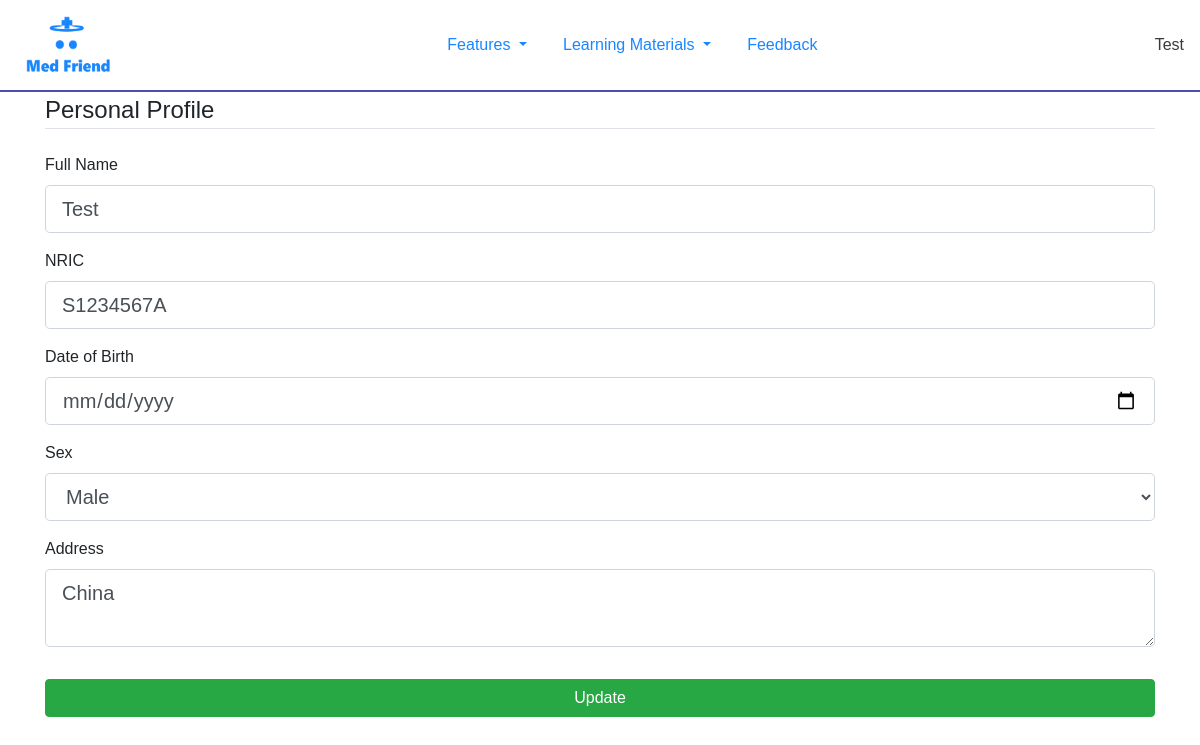
Before: /History (signed in) with the older database file.
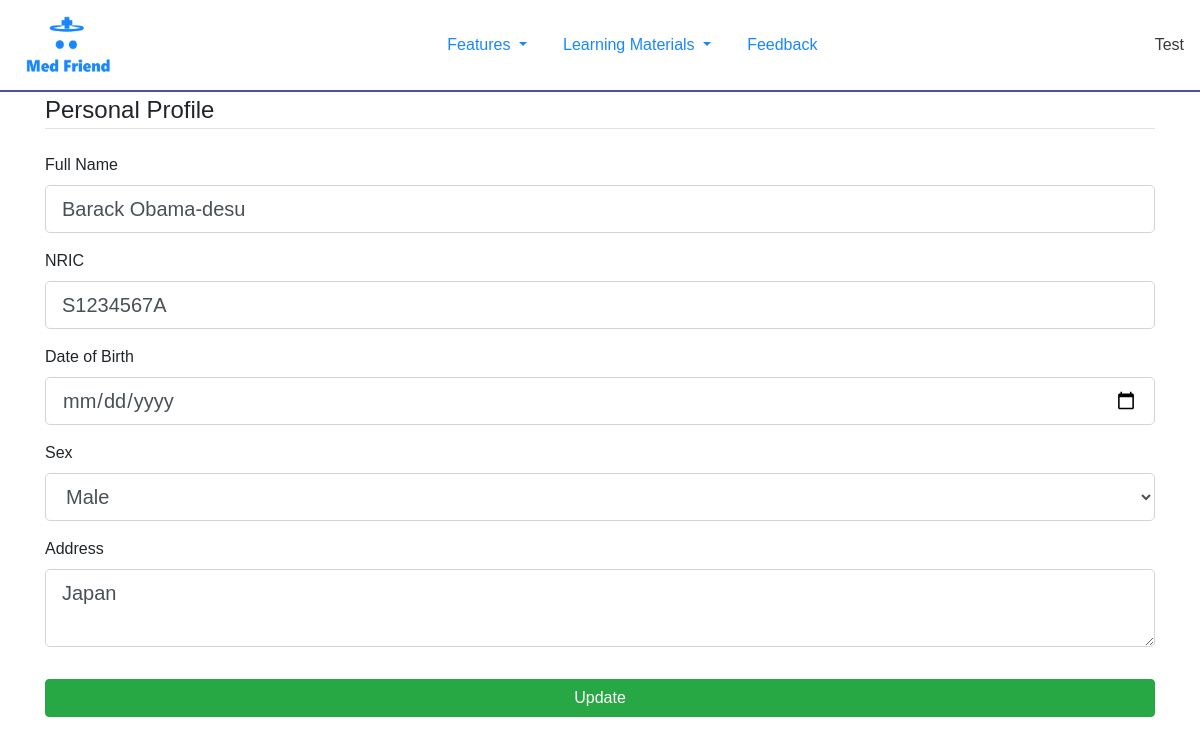
After: the same page with the newer database file.
### Flask/Models.py (models this page shows, shortened)
class Personal_Profile(db.Model):
    id = db.Column(db.Integer, primary_key=True)
    full_name = db.Column(db.String(60), nullable=True)
    nric = db.Column(db.String(9), unique=True, nullable=True)
    birthday = db.Column(db.DateTime, nullable=True)
    sex = db.Column(db.String(20), nullable=True)
    address = db.Column(db.String(100), nullable=True)
    user_id = db.Column(db.Integer, db.ForeignKey('user.id'), nullable=False)

### Flask/medical_history/routes.py (the view)
@medical_history.route("/History", methods = ['POST', 'GET'])
@login_required
def Personal_Details():
    form = Personal_Profile_Form()
    if form.validate_on_submit():
        if current_user.personal_profile == []:
            history = Personal_Profile(full_name=form.full_name.data,
                                       nric=form.nric.data,
                                       birthday=form.birthday.data,
                                       sex=form.sex.data,
                                       address=form.address.data,
                                       user_id=current_user.id)
            db.session.add(history)
        else:
            current_user.personal_profile[0].nric = form.nric.data
            current_user.personal_profile[0].full_name = form.full_name.data
            current_user.personal_profile[0].birthday = form.birthday.data
            current_user.personal_profile[0].sex = form.sex.data
            current_user.personal_profile[0].address = form.address.data
        db.session.commit()
        flash(f'Your personal details have been updated', 'success')
        return redirect(url_for('users.account'))
    elif current_user.personal_profile != [] and request.method == 'GET':
        form.full_name.data = current_user.personal_profile[0].full_name
        form.nric.data = current_user.personal_profile[0].nric
        form.birthday.data = current_user.personal_profile[0].birthday
        form.sex.data = current_user.personal_profile[0].sex
        form.address.data = current_user.personal_profile[0].address
    return render_template('Medical History/edit personal details.html', title="Update Personal Details", form=form)

### Flask/medical_history/forms.py (shortened to what this page needs)
class Personal_Profile_Form(FlaskForm):
    full_name = StringField("Full Name",
                            validators=[])
    nric = StringField("NRIC",
                       validators=[])
    birthday = DateField('Date of Birth', format='%d/%m/%Y', validators=[Optional()])
    sex = SelectField("Sex", choices=[('Not Set', "Not Set"), ('Male', 'Male'), ('Female', 'Female'), ('Others', 'Others')], validators=[])
    address = TextAreaField("Address", validators=[])
    submit = SubmitField('Update')

### Flask/Models.py (called while the page is built)
@login_manager.user_loader
def load_user(user_id):
    return User.query.get(int(user_id))

### Flask/templates/Medical History/edit personal details.html (shortened to what this page needs)
{% extends "layout.html" %}
{% block content %}
<div class="container">
    <form action="" method="post">
        <fieldset class="form-group">
            <legend class="border-bottom mb-4">Personal Profile</legend>
            <div class="form-group">
                {{ form.full_name.label(class="form-control-label") }}
                {% if form.full_name.errors %}
                {{ form.full_name(class="form-control form-control-lg is-invalid", placeholder="John Doe") }}
                <div class="invalid-feedback">
                    {% for error in form.full_name.errors %}
                    <span>{{ error }}</span>
                    {% endfor %}
                </div>
                {% else %}
                {{ form.full_name(class="form-control form-control-lg", placeholder="John Doe") }}
                {% endif %}
            </div>
            <div class="form-group">
                {{ form.nric.label(class="form-control-label") }}
                {% if form.nric.errors %}
                {{ form.nric(class="form-control form-control-lg is-invalid", placeholder="S1234567A") }}
                <div class="invalid-feedback">
                    {% for error in form.nric.errors %}
                    <span>{{ error }}</span>
                    {% endfor %}
                </div>
                {% else %}
                {{ form.nric(class="form-control form-control-lg", placeholder="S1234567A") }}
                {% endif %}
            </div>
            <div class="form-group">
                {{ form.birthday.label(class="form-control-label") }}
                {% if form.birthday.errors %}
                {{ form.birthday(class="form-control form-control-lg is-invalid", placeholder="dd/mm/yyyy") }}
                <div class="invalid-feedback">
                    {% for error in form.birthday.errors %}
                    <span>{{ error }}</span>
                    {% endfor %}
                </div>
                {% else %}
                {{ form.birthday(class="form-control form-control-lg", placeholder="dd/mm/yyyy") }}
                {% endif %}
            </div>
            <div class="form-group">
                {{ form.sex.label(class="form-control-label") }}
                {% if form.sex.errors %}
                {{ form.sex(class="form-control form-control-lg is-invalid") }}
                <div class="invalid-feedback">
                    {% for error in form.sex.errors %}
                    <span>{{ error }}</span>
                    {% endfor %}
                </div>
                {% else %}
                {{ form.sex(class="form-control form-control-lg") }}
                {% endif %}
            </div>
            <div class="form-group">
                {{ form.address.label(class="form-control-label") }}
                {% if form.address.errors %}
                {{ form.address(class="form-control form-control-lg is-invalid", placeholder="Blk 123 #45-67") }}
                <div class="invalid-feedback">
                    {% for error in form.address.errors %}
                    <span>{{ error }}</span>
                    {% endfor %}
                </div>
                {% else %}
                {{ form.address(class="form-control form-control-lg", placeholder="Blk 123 #45-67") }}
                {% endif %}
            </div>
        </fieldset>
        {{ form.submit(class="btn btn-success btn-block col-12") }}
    </form>
</div>
{% endblock %}

Changed rows visible on the page:
changed Personal_Profile "Male": full_name "Test" → "Barack Obama-desu"; address "China" → "Japan"
